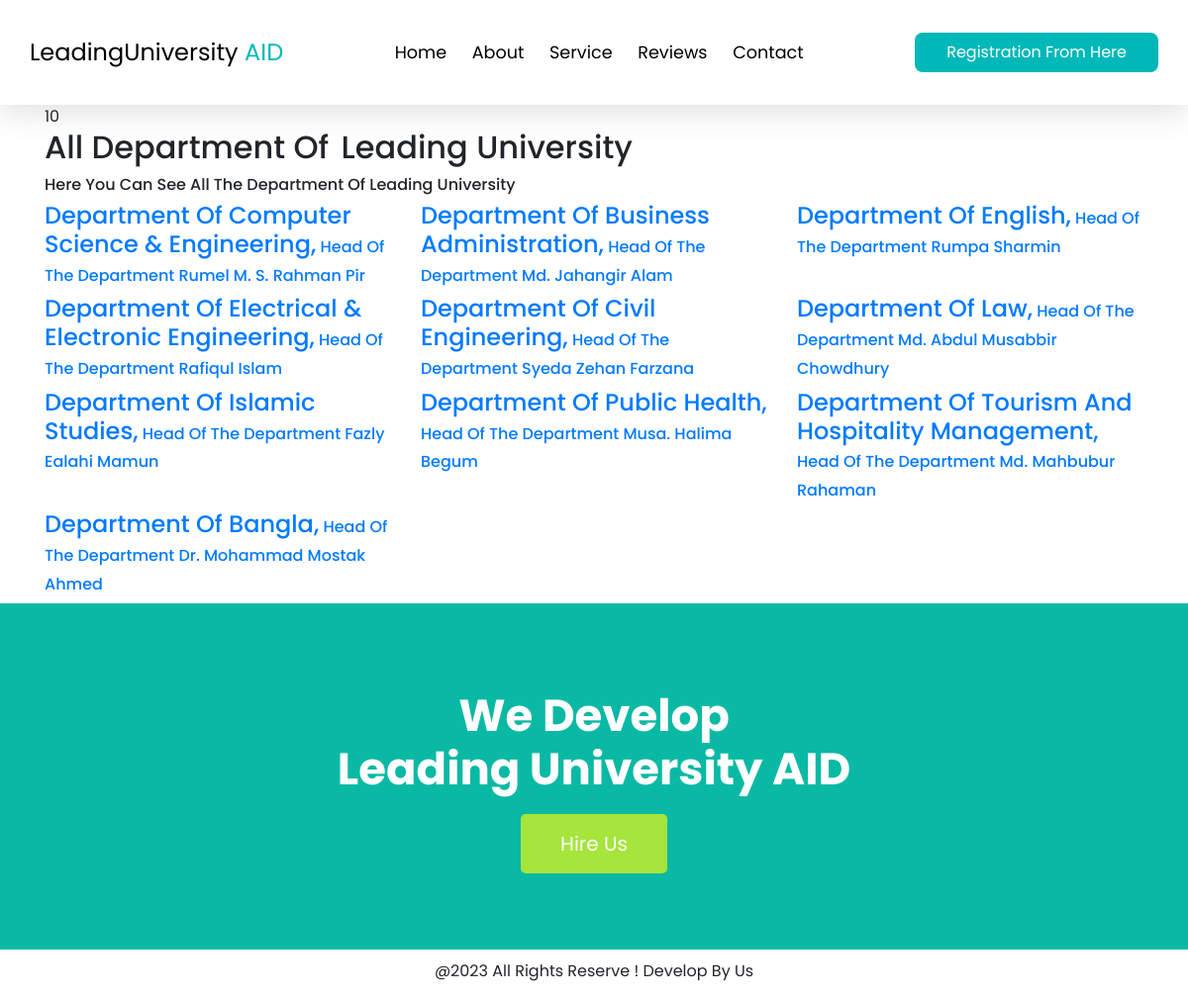
The page /department.php on the database its author committed.
### tables this page shows
CREATE TABLE `department` (
  `department_id` int NOT NULL,
  `department_name` varchar(255) NOT NULL,
  `head_name` varchar(255) NOT NULL,
  `head_email` varchar(255) NOT NULL,
  `head_phone` varchar(255) NOT NULL,
  `head_description` varchar(255) NOT NULL,
  `head_photo` varchar(255) NOT NULL,
  `date` datetime NOT NULL DEFAULT CURRENT_TIMESTAMP
);

### components/department_components/all_department_view.php (the view, shortened to what this page needs)
<section id="services" class="services section-bg">
    <div class="container" data-aos="fade-up">
        <div class="section-title">
            <div class="counters">
                <?php
                $query = "SELECT * FROM `department`";
                $query_fetch_department = mysqli_query($connection,$query);
                $query_count = mysqli_num_rows($query_fetch_department);
                ?>
                <span><?php echo $query_count?></span>
            </div>
            <h2>All Department of <span class="text-bg-primary p-1">Leading University</span></h2>
            <h6>Here you can see all the department of Leading University</h6>
        </div>
        <div class="row">
            <?php
            $query = "SELECT * FROM `department`";
            $query_fetch_department = mysqli_query($connection,$query);
            while ($row = mysqli_fetch_assoc($query_fetch_department)){
                $department_id = $row['department_id'];
                $department_name = $row['department_name'];
                $head_name = $row['head_name'];
                ?>
                <div class="col-lg-4 col-md-6 d-flex align-items-stretch" data-aos="zoom-in" data-aos-delay="100">
                    <div class="icon-box iconbox-blue">
                        <h4><a href="department.php?source=single_department_view&id=<?php echo $department_id ?>"><?php echo "Department of ".$department_name.",<span style='font-size: 16px; color: #007aff'> Head of the department ".$head_name."</span>" ?></a></h4>
                    </div>
                </div>
                <?php
            }
            ?>
        </div>
    </div>
</section>

### assets/includes/header.php (shortened to what this page needs)
<!doctype html>
<html lang="en">
<head>
    <link rel="stylesheet" href="https://cdn.jsdelivr.net/npm/bootstrap@4.4.1/dist/css/bootstrap.min.css">
    <link rel="stylesheet" href="https://cdnjs.cloudflare.com/ajax/libs/font-awesome/6.1.2/css/all.min.css" />
    <link rel="stylesheet" href="assets/css/header_style.css">
</head>
<header class="header fixed-top">
    <div class="container">
        <div class="row align-items-center justify-content-between">
            <a href="index.php" class="logo">LeadingUniversity <span>AID </span></a>
            <nav class="navbar">
                <a href="#home">Home</a>
                <a href="#about">About</a>
                <a href="#service">Service</a>
                <a href="#reviews">Reviews</a>
                <a href="#contact">Contact</a>
            </nav>
            <?php
            if(isset($_SESSION['st_id'])){ ?>
                <a class="getstarted" href="../../lu-admin/user_profiles.php">Profile</a>
            <?php  }else{ ?>
                <a href="register.php" class="link-btn"> Registration From Here</a>
            <?php }
            ?>
        </div>
    </div>
</header>

### department.php (shortened to what this page needs)
<?php include ("assets/includes/header.php")?>
    <main id="main">
        <?php
        $source = "";
        switch ($source){
            default:
                include "components/department_components/all_department_view.php";
        }
        ?>
    </main>
<?php include ("assets/includes/footer.php")?>

### assets/includes/footer.php (shortened to what this page needs)
<footer class="footer">
    <div class="footer-top">
        <div class="background-image-blur"></div>
        <div class="footer-top-content">
            <h3>We Develop <br> Leading University AID</h3>
            <button class="developer">Hire Us</button>
        </div>
    </div>
    <div class="footer-bottom">
        <div class="container">
            <div class="bottom-content">
                <p> @2023 All rights reserve ! Develop by Us</p>
            </div>
        </div>
    </div>
</footer>
</body>
</html>

### assets/css/header_style.css (style rules this page uses)
* { font-family: 'Poppins', sans-serif; margin: 0; padding: 0; box-sizing: border-box; outline: none; text-decoration: none!important; border: 0; text-transform: capitalize; }
:root { --blue:#00b8b8; --black:#333; --white:#fff; --light-color:#666; --light-bg:#eee; --border:.2rem solid rgba(0,0,0,.1); --box-shadow: rgba(100, 100, 111, 0.2) 0px 7px 29px 0px; --primary-color: #0077C0; --secondary-color: #C7EEFF; --black: #000000; --white: white; --box-shadow: rgba(100, 100, 111, 0.2) 0px 7px 29px 0px; }
header { box-shadow: var(--box-shadow); padding: 2rem 0; background-color: white; }
header .logo { font-size: 1.5rem; color: var(--black); }
header .logo span { color: var(--blue); }
header .navbar a { margin: 0 0.8rem; font-size: 1.1rem; color: var(--black) }
header .link-btn { background-color: var(--blue); padding: 0.5rem 2rem; color: white; border-radius: 0.5rem; }
.fixed-top { position: relative; }
footer .footer-top { position: relative; }
footer .footer-top .background-image-blur { min-height: 350px; background: #0AB9A4; background-size: cover; background-position: center; background-repeat: no-repeat; }
footer .footer-top-content { position: absolute; top: 50%; left: 50%; transform: translate(-50%, -50%); z-index: 2; width: 80%; padding: 20px; text-align: center; }
footer .footer-top-content h3 { font-size: 45px; font-weight: bolder; color: white; padding: 10px 0; }
button.developer { background: #ffff00a1; color: white; padding: 15px 40px; border-radius: 5px; font-size: 20px; }
.footer-bottom .bottom-content { display: flex; align-items: center; justify-content: center; margin-top: 10px; }

### rows shown on the page
department: department_name "Computer Science & Engineering", head_name "Rumel M. S. Rahman Pir"
department: department_name "Business Administration", head_name "Md. Jahangir Alam"
department: department_name "English", head_name "Rumpa Sharmin"
department: department_name "Electrical & Electronic Engineering", head_name "Rafiqul Islam"
department: department_name "Civil Engineering", head_name "Syeda Zehan Farzana"
department: department_name "Law", head_name "Md. Abdul Musabbir Chowdhury"
department: department_name "Islamic Studies", head_name "Fazly Ealahi Mamun"
department: department_name "Public Health", head_name "Musa. Halima Begum"
department: department_name "Tourism And Hospitality Management", head_name "Md. Mahbubur Rahaman"
department: department_name "Bangla", head_name "Dr. Mohammad Mostak Ahmed"

### other values the page prints
$query_count "10"
